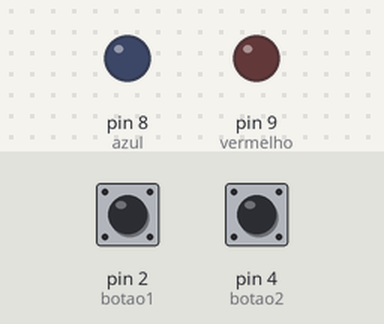
This sketch was run on a simulated Arduino Uno, built with avr-gcc and run on an emulated ATmega328P. On the bench: output pins drawn as LEDs (lit = HIGH). Dashed ring = blinking. Inputs (shaded band) come from the test bench; at power-on: pin 4 (botao2) HIGH, pin 2 (botao1) HIGH.

Above: at 1.2 s.
1.3 s: pin 4 (botao2) pulled LOW for 0.15 s
At 1.45 s:
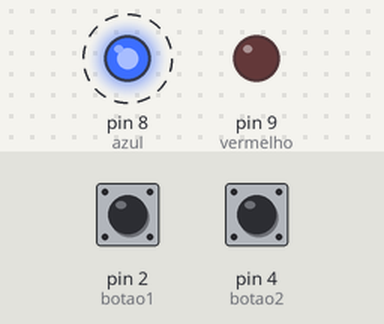
4.3 s: pin 2 (botao1) pulled LOW for 0.15 s
5.9 s: pin 2 (botao1) pulled LOW for 3.2 s
At 6.8 s:
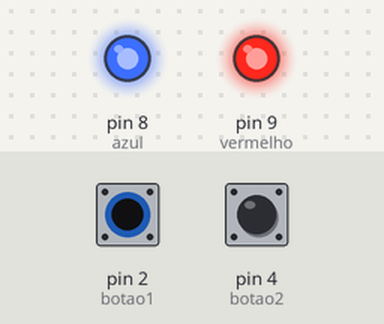
10.6 s: pin 4 (botao2) pulled LOW for 1 s
At 11.05 s:
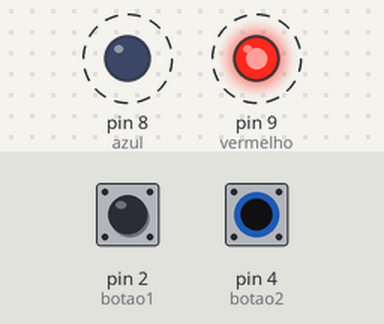
Timing chart, 0 to 14.6 s (numbered marks = the images above; inputs shaded):
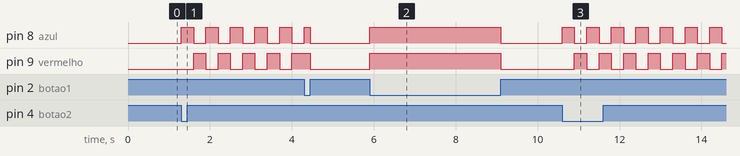

Measured:
- after the input at 1.3 s, pin 8 (azul): alternates HIGH for 0.30 s and LOW for 0.30 s, starting at once; pin 9 (vermelho): alternates HIGH for 0.30 s and LOW for 0.30 s, starting after 0.30 s
- after the input at 5.9 s, pin 8 (azul), pin 9 (vermelho): LOW → HIGH at once, → LOW 3.2 s later
- after the input at 10.6 s, pin 8 (azul): alternates HIGH for 0.30 s and LOW for 0.30 s, starting at once; pin 9 (vermelho): alternates HIGH for 0.30 s and LOW for 0.30 s, starting after 0.30 s

The sketch:

led2_piscante_interativo2.ino
```cpp
byte botao1 = 2;
byte botao2 = 4;
byte azul = 8;
byte vermelho = 9;

void setup(){
  pinMode(botao1, INPUT_PULLUP);
  pinMode(botao2,  INPUT_PULLUP);
  pinMode(azul, OUTPUT);
  pinMode(vermelho, OUTPUT);
}

void loop(){
  if (digitalRead(botao1) == 0){
    digitalWrite(azul, HIGH);
    digitalWrite(vermelho, HIGH);
  }else{
    digitalWrite(azul, LOW);
    digitalWrite(vermelho, LOW);
  }
  if(digitalRead(botao2) == 0){
    pisca();
  }
}

void pisca(){
  while(1){
      digitalWrite(azul, HIGH);
      digitalWrite(vermelho, LOW);
      delay(300);
      if (digitalRead(botao1) == 0){
        break;
      }
      digitalWrite(vermelho, HIGH);
      digitalWrite(azul, LOW);
      delay(300);
      if(digitalRead(botao1) == 0){
        break;
      }
  }
}
```
